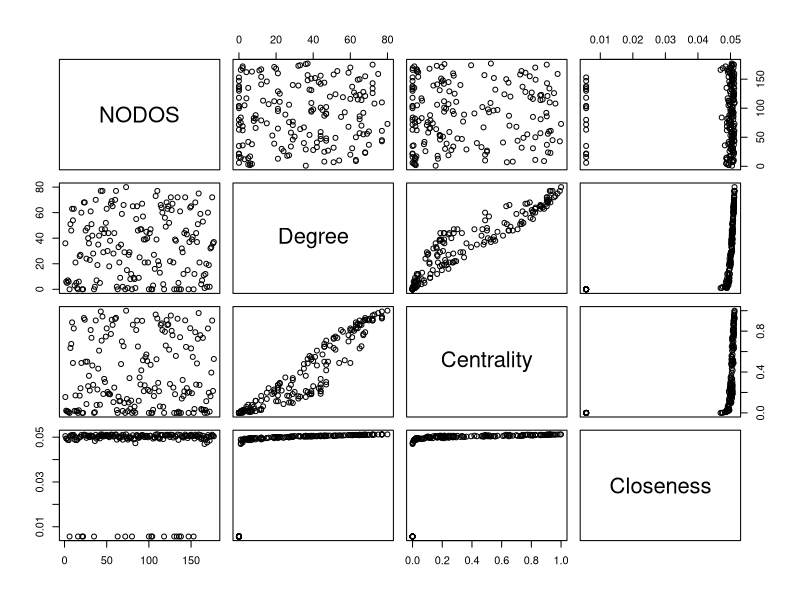
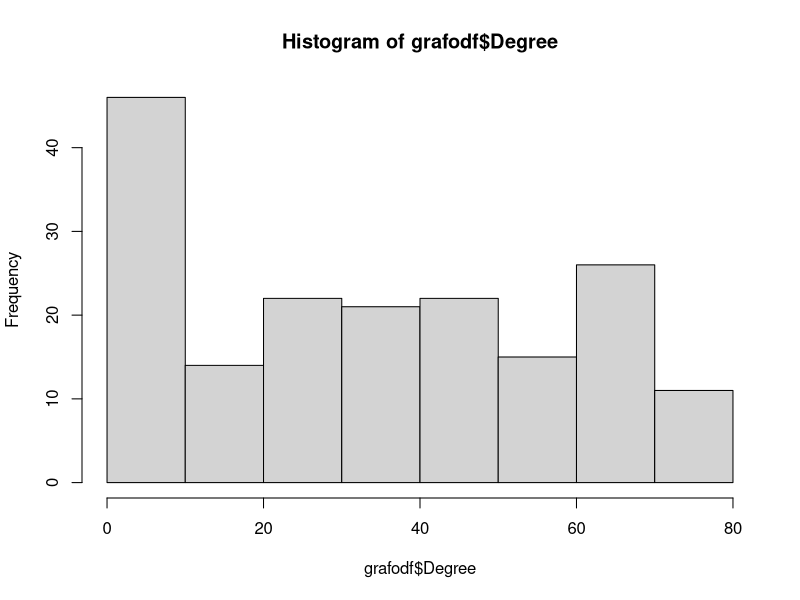
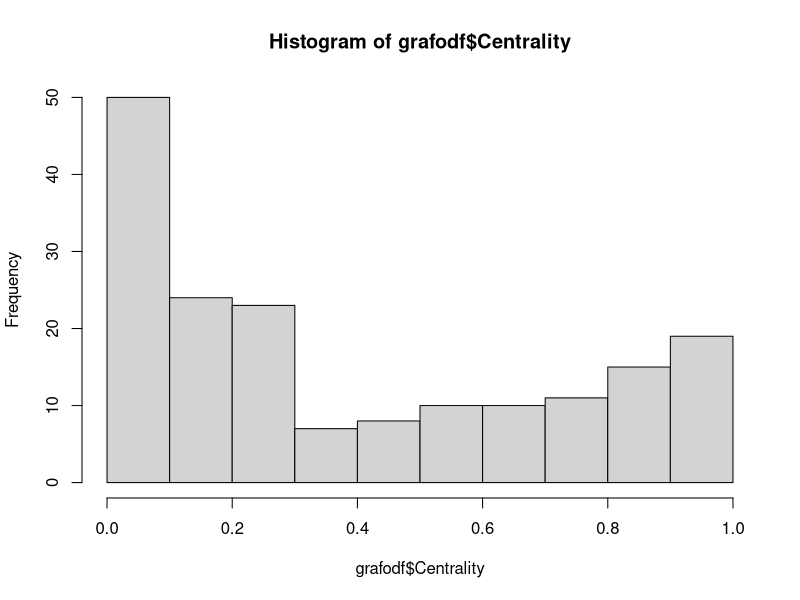
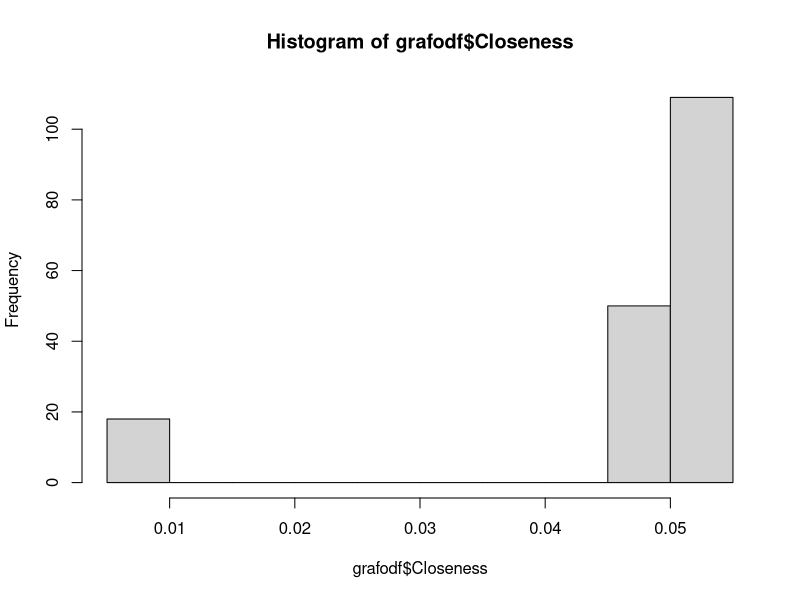

R code for these plots, in order: (Note: this script raises an error after producing the figures.)
## ---- chunk 1
#install.packages("corrplot")
library(igraph)
library(readxl)
library(corrplot)
## ---- chunk 2
df <- read.table("./dataframe.txt", header = TRUE, sep = ",")
grafodf <- df[, 1:5 ]
## ---- chunk 3
print(grafodf)
## ---- chunk 4
summary(grafodf)
## ---- chunk 5
plot(grafodf[, -1])
## ---- chunk 6
hist(grafodf$Degree)
hist(grafodf$Centrality)
hist(grafodf$Closeness)
hist(grafodf$Betweeness)
## ---- chunk 7
cormatrix <- cor(grafodf[,-1], method = "pearson")
print(cormatrix)
## ---- chunk 8
symnum(cormatrix, cutpoints = c(0.2, 0.4, 0.6, 0.8, 0.9, 0.95, 1),
                    symbols = c(" ", ".", ",", "+", "*", "B"),
                    abbr.colnames = TRUE)
## ---- chunk 9
corrplot(cormatrix, type = "upper", order = "hclust", 
         tl.col = "black", tl.srt = 45)
## ---- chunk 10
col<- colorRampPalette(c("blue", "white", "red"))(20)
heatmap(x = cormatrix, col = col, symm = TRUE)
